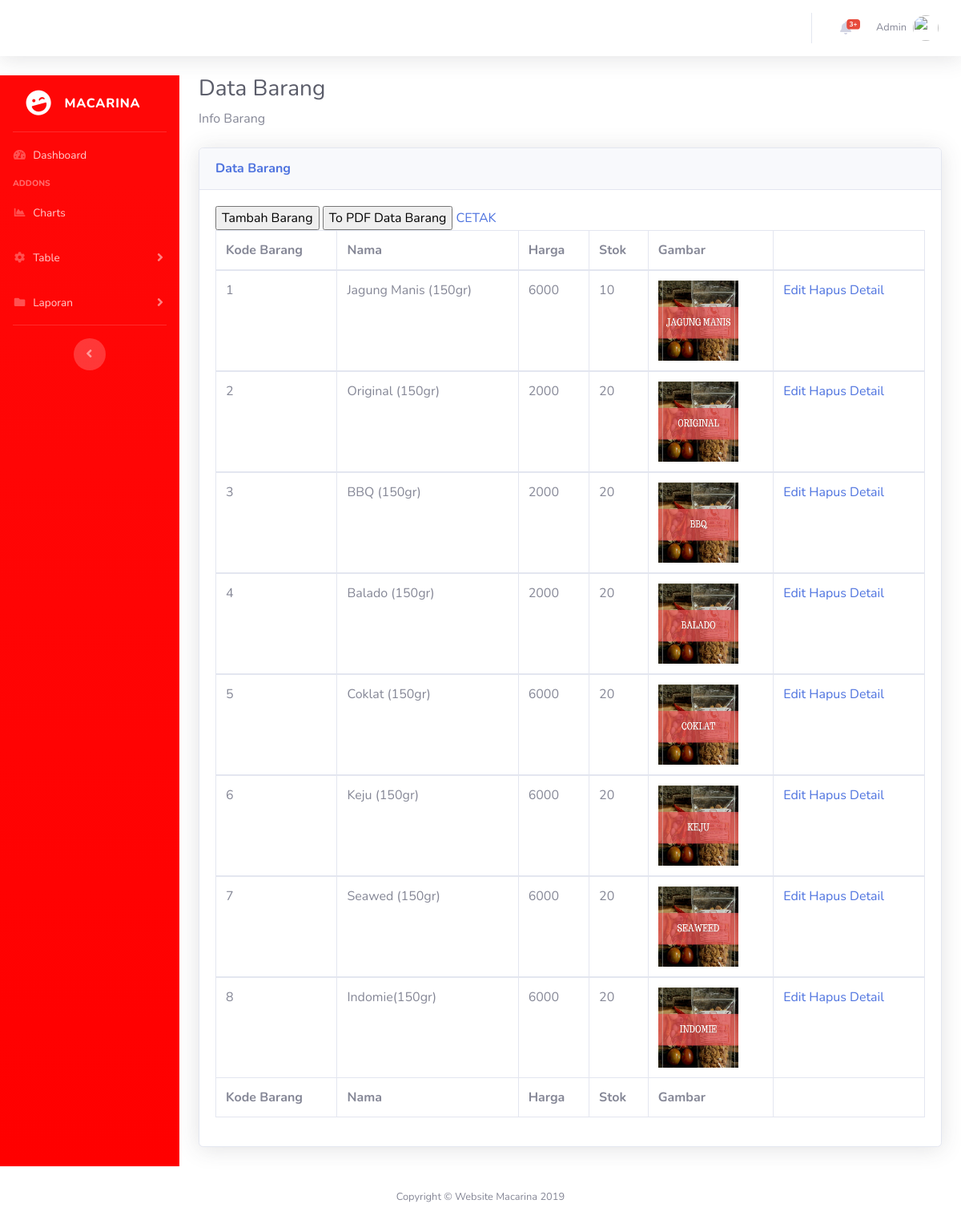
Page /admin/barang/tBarang.php on the committed database.
### tables this page shows
CREATE TABLE `barang` (
  `kd_barang` int(11) NOT NULL,
  `nama_barang` varchar(50) NOT NULL,
  `harga` int(11) NOT NULL,
  `stok` int(11) NOT NULL,
  `gambar_brg` varchar(25) NOT NULL,
  `deskripsi` varchar(20) NOT NULL
);

### admin/barang/tBarang.php (the view, shortened to what this page needs)
<?php
include "../config/config.php";
?>
<!DOCTYPE html>
<html lang="en">
<head>
  <link href="../vendor/fontawesome-free/css/all.min.css" rel="stylesheet" type="text/css">
  <link href="../css/sb-admin-2.min.css" rel="stylesheet">
  <link href="../vendor/datatables/dataTables.bootstrap4.min.css" rel="stylesheet">
</head>
<?php
include_once "../topNavbar.php";
?>
  <div id="wrapper">
<?php
include "../config/side.php";
?>
        <div class="container-fluid">
          <h1 class="h3 mb-2 text-gray-800">Data Barang</h1>
          <p class="mb-4">Info Barang</p>
          <div class="card shadow mb-4">
            <div class="card-header py-3">
              <h6 class="m-0 font-weight-bold text-primary">Data Barang</h6>
            </div>
            <div class="card-body">
              <div class="table-responsive">
              <a href="tamBarang.php">
              <input type="submit" value="Tambah Barang"/>
              </a>
              <a href="cetakBarang.php">
              <input type="submit" value="To PDF Data Barang"/>
              </a>
              <a href="cetak.php" target="_blank">CETAK</a>
              <form method ="POST" action="detAdmin.php" >
                <table class="table table-bordered" id="dataTable" width="100%" cellspacing="0">
                  <thead>
                    <tr>
                      <th>Kode Barang</th>
                      <th>Nama</th>
                      <th>Harga</th>
                      <th>Stok</th>
                      <th>Gambar</th>
                      <th></th>
                    </tr>
                  </thead>
                  <tfoot>
                    <tr>
                      <th>Kode Barang</th>
                      <th>Nama</th>
                      <th>Harga</th>
                      <th>Stok</th>
                      <th>Gambar</th>
                      <th></th>
                    </tr>
                  </tfoot>
                  <?php
                    $query = mysqli_query($koneksi,"SELECT * FROM barang");
                    while ($data = mysqli_fetch_array($query)){
                ?>
                <tbody>
                    <tr>
                      <td><?php echo $data ['kd_barang'] ?></td>
                      <td><?php echo $data ['nama_barang']; ?></td>
                      <td><?php echo $data ['harga']; ?></td>
                      <td><?php echo $data ['stok']; ?></td>
                      <td><?php echo "<img src='../img/barang/".$data['gambar_brg']."' width='100px' height='100px'/>" ?></td>
                      <td><a class="edit" href="detBarang.php?txt_idbrg=<?php echo $data['kd_barang']; ?>">Edit</a>
                      <a class="edit" href="delBarang.php?txt_idbrg=<?php echo $data['kd_barang']; ?>">Hapus</a>
                      <a class="detail" href="detailBarang.php?txt_idbrg=<?php echo $data['kd_barang']; ?>">Detail</a></td>
                    </tr>
                  </tbody>
            <?php } ?>
                </table>
              </form>
              </div>
            </div>
          </div>
        </div>
      </div>
      <?php
      include_once "../footer.php";
      ?>
    </div>
  </div>
</body>
</html>

### rows in the picture
barang: kd_barang "1", nama_barang "Jagung Manis (150gr)", harga "6000", stok "10", gambar_brg (picture)
barang: kd_barang "2", nama_barang "Original (150gr)", harga "2000", stok "20", gambar_brg (picture)
barang: kd_barang "3", nama_barang "BBQ (150gr)", harga "2000", stok "20", gambar_brg (picture)
barang: kd_barang "4", nama_barang "Balado (150gr)", harga "2000", stok "20", gambar_brg (picture)
barang: kd_barang "5", nama_barang "Coklat (150gr)", harga "6000", stok "20", gambar_brg (picture)
barang: kd_barang "6", nama_barang "Keju (150gr)", harga "6000", stok "20", gambar_brg (picture)
barang: kd_barang "7", nama_barang "Seawed (150gr)", harga "6000", stok "20", gambar_brg (picture)
barang: kd_barang "8", nama_barang "Indomie(150gr)", harga "6000", stok "20", gambar_brg (picture)
